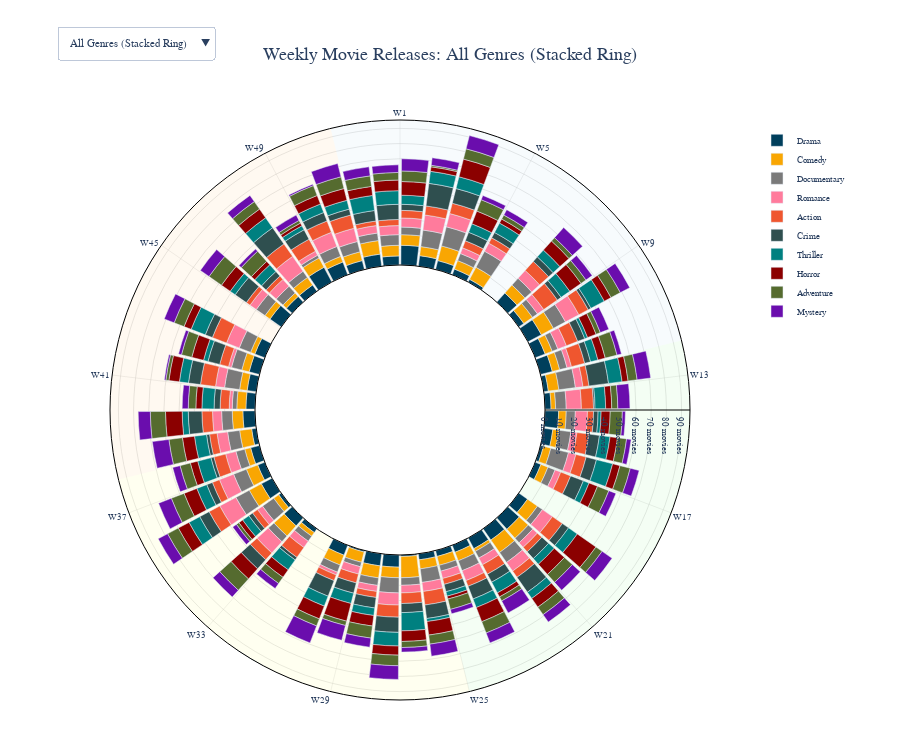

Notebook code for this chart:
### Code cell
import pandas as pd
import numpy as np
import plotly.graph_objects as go
import plotly.express as px

# --- Configuration ---
try:
    from plot_style import MOVIE_GENRES, GENRE_COLOR_MAP
except ImportError:
    print("Warning: plot_style.py not found. Using fallback definitions.")
    MOVIE_GENRES = ['Drama', 'Comedy', 'Documentary', 'Romance', 'Action', 'Crime', 'Thriller', 'Horror', 'Adventure', 'Mystery']
    _COLORS_HEX_FALLBACK = ['#003f5c', '#f9a602', '#7a7a7a', '#ff7b9c', '#ef562f', '#2f4f4f', '#008080', '#8b0000', '#556b2f', '#6a0dad']
    if len(MOVIE_GENRES) > len(_COLORS_HEX_FALLBACK): _COLORS_HEX_FALLBACK = px.colors.qualitative.Plotly[:len(MOVIE_GENRES)]
    GENRE_COLOR_MAP = dict(zip(MOVIE_GENRES, _COLORS_HEX_FALLBACK[:len(MOVIE_GENRES)]))

# --- Constants ---
N_WEEKS = 52
DEGREES_PER_WEEK = 360.0 / N_WEEKS
COMBINED_VIEW_LABEL = "All Genres (Stacked Ring)"
POLAR_HOLE_FRACTION = 0.5 # << Increase this for a larger inner hole (e.g., 0.5 to 0.75)

# --- Season Definitions ---
SEASONS = [
    {"name": "Winter", "start_week": 51, "end_week": N_WEEKS, "color": "rgba(173, 216, 230, 0.1)"}, # Made more transparent
    {"name": "Winter", "start_week": 1, "end_week": 11, "color": "rgba(173, 216, 230, 0.1)"},
    {"name": "Spring", "start_week": 12, "end_week": 24, "color": "rgba(144, 238, 144, 0.1)"},
    {"name": "Summer", "start_week": 25, "end_week": 37, "color": "rgba(255, 255, 153, 0.15)"},
    {"name": "Autumn", "start_week": 38, "end_week": 50, "color": "rgba(255, 192, 122, 0.1)"}
]

# --- Step 1: Load and Prepare Data ---
def create_sample_dataframe():
    num_records = 4000
    all_possible_genres_for_sampling = MOVIE_GENRES + ['Sci-Fi', 'Fantasy', 'Animation', 'Family', 'War', 'Music', 'Biography']
    genres_list = []
    for _ in range(num_records):
        num_genres_for_movie = np.random.choice([1, 2, 3], p=[0.6, 0.3, 0.1])
        selected_genres = np.random.choice(all_possible_genres_for_sampling, num_genres_for_movie, replace=False)
        genres_list.append(", ".join(selected_genres))
    data = {
        'title_id': range(1, num_records + 1), 'genre': genres_list,
        'release_date_full': pd.Series(pd.date_range(start='2022-01-01', end='2023-12-31', freq='D')).sample(num_records, replace=True).values,
    }
    df_temp = pd.DataFrame(data)
    num_na = int(num_records * 0.05)
    na_indices = np.random.choice(df_temp.index, num_na, replace=False)
    df_temp.loc[na_indices, 'release_date_full'] = pd.NaT
    return df_temp

df = create_sample_dataframe()
df['release_date_full'] = pd.to_datetime(df['release_date_full'], errors='coerce')
df.dropna(subset=['release_date_full'], inplace=True)
df['release_week'] = df['release_date_full'].dt.isocalendar().week.astype(int)
df.loc[df['release_week'] > N_WEEKS, 'release_week'] = N_WEEKS

df_exploded = df.assign(genre=df['genre'].astype(str).str.strip().str.split(', ')).explode('genre')
df_exploded['genre'] = df_exploded['genre'].str.strip()
df_focus_genres = df_exploded[df_exploded['genre'].isin(MOVIE_GENRES)].copy()

all_weeks_series = pd.Series(range(1, N_WEEKS + 1), name='release_week')
prepared_data_for_traces = pd.DataFrame()
if not df_focus_genres.empty and MOVIE_GENRES:
    weekly_counts_per_genre = df_focus_genres.groupby(['genre', 'release_week']).size().reset_index(name='movie_count')
    all_genres_weeks_template = pd.MultiIndex.from_product([MOVIE_GENRES, all_weeks_series], names=['genre', 'release_week']).to_frame(index=False)
    prepared_data_for_traces = pd.merge(all_genres_weeks_template, weekly_counts_per_genre, on=['genre', 'release_week'], how='left').fillna({'movie_count': 0})
else: # Create dummy zero data if needed
    temp_list = []
    for g in MOVIE_GENRES:
        for w_val in all_weeks_series:
            temp_list.append({'genre': g, 'release_week': w_val, 'movie_count': 0})
    prepared_data_for_traces = pd.DataFrame(temp_list)

prepared_data_for_traces['movie_count'] = prepared_data_for_traces['movie_count'].astype(int)
prepared_data_for_traces['theta_degrees'] = (prepared_data_for_traces['release_week'] - 0.5) * DEGREES_PER_WEEK

max_r_per_genre = {}
if not prepared_data_for_traces.empty:
    max_r_per_genre = prepared_data_for_traces.groupby('genre')['movie_count'].max().to_dict()
for g in MOVIE_GENRES:
    if g not in max_r_per_genre: max_r_per_genre[g] = 0

max_r_combined = 0
if not prepared_data_for_traces.empty:
    weekly_total_counts = prepared_data_for_traces.groupby('release_week')['movie_count'].sum()
    if not weekly_total_counts.empty: max_r_combined = weekly_total_counts.max()

# --- Step 2: Create the Plotly Figure ---
fig = go.Figure()
# The radialaxis.range will be [0, max_bar_length].
# The '0' of this range corresponds to the edge of the hole.
initial_max_bar_length = max(10, max_r_combined) # Max length of bars extending from hole
initial_radial_axis_range = [0, initial_max_bar_length * 1.05]


# --- 2.1 Add Seasonal Background Traces ---
# For ring plots, seasonal backgrounds can be tricky.
# Option 1: Full radial sectors (as before, but visually different with hole)
# Option 2: Thin rings at specific radii (more complex)
# Let's stick with Option 1, understanding they will also start from the hole's edge.
# Their `r` value will be the max bar length, so they fill the data area.
for season in SEASONS:
    start_w, end_w = season["start_week"], season["end_week"]
    num_season_weeks = end_w - start_w + 1
    season_theta_center = ((start_w - 1) + num_season_weeks / 2.0) * DEGREES_PER_WEEK
    fig.add_trace(go.Barpolar(
        r=[initial_radial_axis_range[1]], # Fill up to the max of the data area from hole
        theta=[season_theta_center],
        width=[num_season_weeks * DEGREES_PER_WEEK],
        marker_color=season["color"], marker_line_width=0,
        thetaunit="degrees", name=season["name"], hoverinfo='skip', showlegend=False
    ))

# --- 2.2 Add Traces for "Combined Stacked" View AND Individual Genre Views ---
for genre in MOVIE_GENRES:
    genre_data = prepared_data_for_traces[prepared_data_for_traces['genre'] == genre]
    fig.add_trace(go.Barpolar(
        r=genre_data['movie_count'], # These are the actual bar lengths
        theta=genre_data['theta_degrees'],
        width=[DEGREES_PER_WEEK * 0.9] * len(genre_data),
        thetaunit="degrees", name=genre,
        marker_color=GENRE_COLOR_MAP.get(genre, '#CCCCCC'),
        customdata=np.stack((genre_data['release_week'], genre_data['movie_count']), axis=-1),
        hovertemplate=(f"<b>{genre}</b><br>Week: %{{customdata[0]}}<br>Movies: %{{customdata[1]}}<extra></extra>"),
        visible=True
    ))

# --- Step 3: Create Dropdown Menu for View Selection ---
dropdown_options = [COMBINED_VIEW_LABEL] + MOVIE_GENRES
buttons = []
num_season_traces = len(SEASONS)
num_genre_traces = len(MOVIE_GENRES)

for i, option_label in enumerate(dropdown_options):
    visibility_mask_for_genres = [False] * num_genre_traces
    new_max_bar_length = 10 # Default small length
    current_title_suffix = option_label

    if option_label == COMBINED_VIEW_LABEL:
        visibility_mask_for_genres = [True] * num_genre_traces
        new_max_bar_length = max(10, max_r_combined)
        current_title_suffix = "All Genres (Stacked Ring)"
    else:
        genre_index = MOVIE_GENRES.index(option_label)
        visibility_mask_for_genres[genre_index] = True
        genre_max_r = max_r_per_genre.get(option_label, 0)
        new_max_bar_length = max(10, genre_max_r)

    new_radial_range_for_bars = [0, new_max_bar_length * 1.05]
    full_visibility_mask = [True] * num_season_traces + visibility_mask_for_genres
    
    # Dynamic update for seasonal trace 'r' values to match current data scale
    seasonal_r_updates = {}
    for s_idx in range(num_season_traces):
        seasonal_r_updates[f'r[{s_idx}]'] = [[new_radial_range_for_bars[1]]] # Note: r needs to be a list

    buttons.append(dict(
        label=option_label,
        method="update",
        args=[
            {
                "visible": full_visibility_mask,
                **seasonal_r_updates # Add the 'r' updates for seasonal traces
            },
            {
                "title.text": f"Weekly Movie Releases: {current_title_suffix}",
                "polar.radialaxis.range": new_radial_range_for_bars,
            }
        ]
    ))

fig.update_layout(
    barmode='stack',
    updatemenus=[
        dict(
            buttons=buttons, direction="down", pad={"r": 10, "t": 10}, showactive=True,
            x=0.01, xanchor="left", y=1.18, yanchor="top", active=0, font=dict(size=11)
        )
    ]
)

# --- Step 4: Style the Plot ---
initial_title = f"Weekly Movie Releases: {COMBINED_VIEW_LABEL}"
tick_weeks = list(range(1, N_WEEKS + 1, 4))
angular_tickvals = [(w - 1) * DEGREES_PER_WEEK for w in tick_weeks]
angular_ticktext = [f"W{w}" for w in tick_weeks]

fig.update_layout(
    title_text=initial_title, title_x=0.5, title_font_size=18,
    font_family="Arial, sans-serif", font_size=10,
    polar=dict(
        hole=POLAR_HOLE_FRACTION, # <<< SET THE HOLE SIZE HERE
        radialaxis=dict(
            visible=True, showticklabels=True, ticksuffix=' movies',
            range=initial_radial_axis_range, # This range is for the bar lengths from the hole's edge
            gridcolor="#cccccc", gridwidth=0.5, linecolor='black',
            angle=0, tickfont_size=9,
            # tickmode='linear', # Or auto, might give better ticks for this style
            # nticks=5 # Suggest number of ticks
        ),
        angularaxis=dict(
            thetaunit="degrees", tickmode='array',
            tickvals=angular_tickvals, ticktext=angular_ticktext,
            direction="clockwise", rotation=90, period=360,
            gridcolor="#dddddd", gridwidth=0.5, showline=True, linecolor='black',
            tickfont_size=9
        ),
        bgcolor="rgba(255,255,255,0.0)" # Make polar area transparent to see paper_bgcolor
    ),
    showlegend=True,
    legend=dict(traceorder='normal', font=dict(size=9), yanchor="top", y=0.99, xanchor="left", x=1.01),
    height=750, width=900,
    paper_bgcolor='white', # Main background
    # plot_bgcolor='rgba(0,0,0,0)', # Ensure plot area itself is transparent if polar.bgcolor is also transparent
    margin=dict(t=120, b=50, l=50, r=150)
)

fig.update_traces(selector=dict(type='barpolar'), hoverlabel=dict(
    bgcolor="rgba(255,255,255,0.95)", font_size=12,
    font_family="Arial, sans-serif", bordercolor="rgba(100,100,100,0.5)"
))

# --- Step 5: Show the Plot ---
fig.show()

### Figure 1 — Plotly figure (JSON) as saved in the notebook; plotly's stock layout.template omitted (floating-point values rounded to 4 significant figures)
{"data": [{"hoverinfo": "skip", "hoverlabel": {"bgcolor": "rgba(255,255,255,0.95)", "bordercolor": "rgba(100,100,100,0.5)", "font": {"family": "Arial, sans-serif", "size": 12}}, "marker": {"color": "rgba(173, 216, 230, 0.1)", "line": {"width": 0}}, "name": "Winter", "r": [95.55], "showlegend": false, "theta": [353.1], "thetaunit": "degrees", "type": "barpolar", "width": [13.85]}, {"hoverinfo": "skip", "hoverlabel": {"bgcolor": "rgba(255,255,255,0.95)", "bordercolor": "rgba(100,100,100,0.5)", "font": {"family": "Arial, sans-serif", "size": 12}}, "marker": {"color": "rgba(173, 216, 230, 0.1)", "line": {"width": 0}}, "name": "Winter", "r": [95.55], "showlegend": false, "theta": [38.08], "thetaunit": "degrees", "type": "barpolar", "width": [76.15]}, {"hoverinfo": "skip", "hoverlabel": {"bgcolor": "rgba(255,255,255,0.95)", "bordercolor": "rgba(100,100,100,0.5)", "font": {"family": "Arial, sans-serif", "size": 12}}, "marker": {"color": "rgba(144, 238, 144, 0.1)", "line": {"width": 0}}, "name": "Spring", "r": [95.55], "showlegend": false, "theta": [121.2], "thetaunit": "degrees", "type": "barpolar", "width": [90]}, {"hoverinfo": "skip", "hoverlabel": {"bgcolor": "rgba(255,255,255,0.95)", "bordercolor": "rgba(100,100,100,0.5)", "font": {"family": "Arial, sans-serif", "size": 12}}, "marker": {"color": "rgba(255, 255, 153, 0.15)", "line": {"width": 0}}, "name": "Summer", "r": [95.55], "showlegend": false, "theta": [211.2], "thetaunit": "degrees", "type": "barpolar", "width": [90]}, {"hoverinfo": "skip", "hoverlabel": {"bgcolor": "rgba(255,255,255,0.95)", "bordercolor": "rgba(100,100,100,0.5)", "font": {"family": "Arial, sans-serif", "size": 12}}, "marker": {"color": "rgba(255, 192, 122, 0.1)", "line": {"width": 0}}, "name": "Autumn", "r": [95.55], "showlegend": false, "theta": [301.2], "thetaunit": "degrees", "type": "barpolar", "width": [90]}, {"customdata": [[1, 13], [2, 7], [3, 6], [4, 4], [5, 2], [6, 7], [7, 8], [8, 4], [9, 10], [10, 7], [11, 8], [12, 3], [13, 4], [14, 9], [15, 6], [16, 2], [17, 4], [18, 5], [19, 7], [20, 10], [21, 9], [22, 8], [23, 5], [24, 4], [25, 4], [26, 1], [27, 8], [28, 8], [29, 1], [30, 7], [31, 5], [32, 3], [33, 7], [34, 2], [35, 8], [36, 5], [37, 6], [38, 3], [39, 8], [40, 6], [41, 6], [42, 7], [43, 7], [44, 8], [45, 9], [46, 5], [47, 5], [48, 11], [49, 9], [50, 6], [51, 8], [52, 6]], "hoverlabel": {"bgcolor": "rgba(255,255,255,0.95)", "bordercolor": "rgba(100,100,100,0.5)", "font": {"family": "Arial, sans-serif", "size": 12}}, "hovertemplate": "<b>Drama</b><br>Week: %{customdata[0]}<br>Movies: %{customdata[1]}<extra></extra>", "marker": {"color": "#003f5c"}, "name": "Drama", "r": [13, 7, 6, 4, 2, 7, 8, 4, 10, 7, 8, 3, 4, 9, 6, 2, 4, 5, 7, 10, 9, 8, 5, 4, 4, 1, 8, 8, 1, 7, 5, 3, 7, 2, 8, 5, 6, 3, 8, 6, 6, 7, 7, 8, 9, 5, 5, 11, 9, 6, 8, 6], "theta": [3.462, 10.38, 17.31, 24.23, 31.15, 38.08, 45, 51.92, 58.85, 65.77, 72.69, 79.62, 86.54, 93.46, 100.4, 107.3, 114.2, 121.2, 128.1, 135, 141.9, 148.8, 155.8, 162.7, 169.6, 176.5, 183.5, 190.4, 197.3, 204.2, 211.2, 218.1, 225, 231.9, 238.8, 245.8, 252.7, 259.6, 266.5, 273.5, 280.4, 287.3, 294.2, 301.2, 308.1, 315, 321.9, 328.8, 335.8, 342.7, 349.6, 356.5], "thetaunit": "degrees", "type": "barpolar", "visible": true, "width": [6.231, 6.231, 6.231, 6.231, 6.231, 6.231, 6.231, 6.231, 6.231, 6.231, 6.231, 6.231, 6.231, 6.231, 6.231, 6.231, 6.231, 6.231, 6.231, 6.231, 6.231, 6.231, 6.231, 6.231, 6.231, 6.231, 6.231, 6.231, 6.231, 6.231, 6.231, 6.231, 6.231, 6.231, 6.231, 6.231, 6.231, 6.231, 6.231, 6.231, 6.231, 6.231, 6.231, 6.231, 6.231, 6.231, 6.231, 6.231, 6.231, 6.231, 6.231, 6.231]}, {"customdata": [[1, 7], [2, 6], [3, 10], [4, 6], [5, 9], [6, 13], [7, 7], [8, 7], [9, 9], [10, 5], [11, 5], [12, 7], [13, 3], [14, 5], [15, 4], [16, 5], [17, 5], [18, 4], [19, 8], [20, 8], [21, 10], [22, 2], [23, 6], [24, 6], [25, 6], [26, 14], [27, 7], [28, 8], [29, 7], [30, 7], [31, 5], [32, 3], [33, 9], [34, 4], [35, 9], [36, 8], [37, 4], [38, 8], [39, 7], [40, 6], [41, 5], [42, 5], [43, 3], [44, 5], [45, 4], [46, 3], [47, 6], [48, 7], [49, 4], [50, 6], [51, 9], [52, 7]], "hoverlabel": {"bgcolor": "rgba(255,255,255,0.95)", "bordercolor": "rgba(100,100,100,0.5)", "font": {"family": "Arial, sans-serif", "size": 12}}, "hovertemplate": "<b>Comedy</b><br>Week: %{customdata[0]}<br>Movies: %{customdata[1]}<extra></extra>", "marker": {"color": "#f9a602"}, "name": "Comedy", "r": [7, 6, 10, 6, 9, 13, 7, 7, 9, 5, 5, 7, 3, 5, 4, 5, 5, 4, 8, 8, 10, 2, 6, 6, 6, 14, 7, 8, 7, 7, 5, 3, 9, 4, 9, 8, 4, 8, 7, 6, 5, 5, 3, 5, 4, 3, 6, 7, 4, 6, 9, 7], "theta": [3.462, 10.38, 17.31, 24.23, 31.15, 38.08, 45, 51.92, 58.85, 65.77, 72.69, 79.62, 86.54, 93.46, 100.4, 107.3, 114.2, 121.2, 128.1, 135, 141.9, 148.8, 155.8, 162.7, 169.6, 176.5, 183.5, 190.4, 197.3, 204.2, 211.2, 218.1, 225, 231.9, 238.8, 245.8, 252.7, 259.6, 266.5, 273.5, 280.4, 287.3, 294.2, 301.2, 308.1, 315, 321.9, 328.8, 335.8, 342.7, 349.6, 356.5], "thetaunit": "degrees", "type": "barpolar", "visible": true, "width": [6.231, 6.231, 6.231, 6.231, 6.231, 6.231, 6.231, 6.231, 6.231, 6.231, 6.231, 6.231, 6.231, 6.231, 6.231, 6.231, 6.231, 6.231, 6.231, 6.231, 6.231, 6.231, 6.231, 6.231, 6.231, 6.231, 6.231, 6.231, 6.231, 6.231, 6.231, 6.231, 6.231, 6.231, 6.231, 6.231, 6.231, 6.231, 6.231, 6.231, 6.231, 6.231, 6.231, 6.231, 6.231, 6.231, 6.231, 6.231, 6.231, 6.231, 6.231, 6.231]}, {"customdata": [[1, 5], [2, 11], [3, 13], [4, 5], [5, 12], [6, 5], [7, 6], [8, 4], [9, 9], [10, 4], [11, 5], [12, 11], [13, 7], [14, 6], [15, 8], [16, 12], [17, 5], [18, 4], [19, 4], [20, 4], [21, 8], [22, 5], [23, 7], [24, 4], [25, 9], [26, 5], [27, 10], [28, 5], [29, 3], [30, 5], [31, 6], [32, 4], [33, 5], [34, 9], [35, 10], [36, 9], [37, 6], [38, 8], [39, 7], [40, 3], [41, 10], [42, 7], [43, 8], [44, 5], [45, 7], [46, 6], [47, 5], [48, 2], [49, 7], [50, 7], [51, 5], [52, 7]], "hoverlabel": {"bgcolor": "rgba(255,255,255,0.95)", "bordercolor": "rgba(100,100,100,0.5)", "font": {"family": "Arial, sans-serif", "size": 12}}, "hovertemplate": "<b>Documentary</b><br>Week: %{customdata[0]}<br>Movies: %{customdata[1]}<extra></extra>", "marker": {"color": "#7a7a7a"}, "name": "Documentary", "r": [5, 11, 13, 5, 12, 5, 6, 4, 9, 4, 5, 11, 7, 6, 8, 12, 5, 4, 4, 4, 8, 5, 7, 4, 9, 5, 10, 5, 3, 5, 6, 4, 5, 9, 10, 9, 6, 8, 7, 3, 10, 7, 8, 5, 7, 6, 5, 2, 7, 7, 5, 7], "theta": [3.462, 10.38, 17.31, 24.23, 31.15, 38.08, 45, 51.92, 58.85, 65.77, 72.69, 79.62, 86.54, 93.46, 100.4, 107.3, 114.2, 121.2, 128.1, 135, 141.9, 148.8, 155.8, 162.7, 169.6, 176.5, 183.5, 190.4, 197.3, 204.2, 211.2, 218.1, 225, 231.9, 238.8, 245.8, 252.7, 259.6, 266.5, 273.5, 280.4, 287.3, 294.2, 301.2, 308.1, 315, 321.9, 328.8, 335.8, 342.7, 349.6, 356.5], "thetaunit": "degrees", "type": "barpolar", "visible": true, "width": [6.231, 6.231, 6.231, 6.231, 6.231, 6.231, 6.231, 6.231, 6.231, 6.231, 6.231, 6.231, 6.231, 6.231, 6.231, 6.231, 6.231, 6.231, 6.231, 6.231, 6.231, 6.231, 6.231, 6.231, 6.231, 6.231, 6.231, 6.231, 6.231, 6.231, 6.231, 6.231, 6.231, 6.231, 6.231, 6.231, 6.231, 6.231, 6.231, 6.231, 6.231, 6.231, 6.231, 6.231, 6.231, 6.231, 6.231, 6.231, 6.231, 6.231, 6.231, 6.231]}, {"customdata": [[1, 6], [2, 10], [3, 9], [4, 4], [5, 6], [6, 6], [7, 7], [8, 5], [9, 10], [10, 6], [11, 3], [12, 5], [13, 10], [14, 8], [15, 4], [16, 5], [17, 4], [18, 5], [19, 8], [20, 4], [21, 7], [22, 5], [23, 7], [24, 5], [25, 6], [26, 5], [27, 8], [28, 4], [29, 5], [30, 2], [31, 10], [32, 5], [33, 10], [34, 4], [35, 12], [36, 10], [37, 7], [38, 7], [39, 6], [40, 2], [41, 6], [42, 2], [43, 9], [44, 5], [45, 5], [46, 6], [47, 12], [48, 3], [49, 10], [50, 9], [51, 5], [52, 6]], "hoverlabel": {"bgcolor": "rgba(255,255,255,0.95)", "bordercolor": "rgba(100,100,100,0.5)", "font": {"family": "Arial, sans-serif", "size": 12}}, "hovertemplate": "<b>Romance</b><br>Week: %{customdata[0]}<br>Movies: %{customdata[1]}<extra></extra>", "marker": {"color": "#ff7b9c"}, "name": "Romance", "r": [6, 10, 9, 4, 6, 6, 7, 5, 10, 6, 3, 5, 10, 8, 4, 5, 4, 5, 8, 4, 7, 5, 7, 5, 6, 5, 8, 4, 5, 2, 10, 5, 10, 4, 12, 10, 7, 7, 6, 2, 6, 2, 9, 5, 5, 6, 12, 3, 10, 9, 5, 6], "theta": [3.462, 10.38, 17.31, 24.23, 31.15, 38.08, 45, 51.92, 58.85, 65.77, 72.69, 79.62, 86.54, 93.46, 100.4, 107.3, 114.2, 121.2, 128.1, 135, 141.9, 148.8, 155.8, 162.7, 169.6, 176.5, 183.5, 190.4, 197.3, 204.2, 211.2, 218.1, 225, 231.9, 238.8, 245.8, 252.7, 259.6, 266.5, 273.5, 280.4, 287.3, 294.2, 301.2, 308.1, 315, 321.9, 328.8, 335.8, 342.7, 349.6, 356.5], "thetaunit": "degrees", "type": "barpolar", "visible": true, "width": [6.231, 6.231, 6.231, 6.231, 6.231, 6.231, 6.231, 6.231, 6.231, 6.231, 6.231, 6.231, 6.231, 6.231, 6.231, 6.231, 6.231, 6.231, 6.231, 6.231, 6.231, 6.231, 6.231, 6.231, 6.231, 6.231, 6.231, 6.231, 6.231, 6.231, 6.231, 6.231, 6.231, 6.231, 6.231, 6.231, 6.231, 6.231, 6.231, 6.231, 6.231, 6.231, 6.231, 6.231, 6.231, 6.231, 6.231, 6.231, 6.231, 6.231, 6.231, 6.231]}, {"customdata": [[1, 5], [2, 6], [3, 7], [4, 5], [5, 4], [6, 6], [7, 8], [8, 11], [9, 7], [10, 8], [11, 9], [12, 4], [13, 8], [14, 4], [15, 8], [16, 7], [17, 7], [18, 8], [19, 8], [20, 4], [21, 5], [22, 7], [23, 4], [24, 4], [25, 9], [26, 7], [27, 8], [28, 4], [29, 6], [30, 4], [31, 8], [32, 8], [33, 6], [34, 4], [35, 8], [36, 5], [37, 8], [38, 5], [39, 7], [40, 6], [41, 10], [42, 6], [43, 10], [44, 5], [45, 3], [46, 3], [47, 10], [48, 9], [49, 8], [50, 9], [51, 3], [52, 4]], "hoverlabel": {"bgcolor": "rgba(255,255,255,0.95)", "bordercolor": "rgba(100,100,100,0.5)", "font": {"family": "Arial, sans-serif", "size": 12}}, "hovertemplate": "<b>Action</b><br>Week: %{customdata[0]}<br>Movies: %{customdata[1]}<extra></extra>", "marker": {"color": "#ef562f"}, "name": "Action", "r": [5, 6, 7, 5, 4, 6, 8, 11, 7, 8, 9, 4, 8, 4, 8, 7, 7, 8, 8, 4, 5, 7, 4, 4, 9, 7, 8, 4, 6, 4, 8, 8, 6, 4, 8, 5, 8, 5, 7, 6, 10, 6, 10, 5, 3, 3, 10, 9, 8, 9, 3, 4], "theta": [3.462, 10.38, 17.31, 24.23, 31.15, 38.08, 45, 51.92, 58.85, 65.77, 72.69, 79.62, 86.54, 93.46, 100.4, 107.3, 114.2, 121.2, 128.1, 135, 141.9, 148.8, 155.8, 162.7, 169.6, 176.5, 183.5, 190.4, 197.3, 204.2, 211.2, 218.1, 225, 231.9, 238.8, 245.8, 252.7, 259.6, 266.5, 273.5, 280.4, 287.3, 294.2, 301.2, 308.1, 315, 321.9, 328.8, 335.8, 342.7, 349.6, 356.5], "thetaunit": "degrees", "type": "barpolar", "visible": true, "width": [6.231, 6.231, 6.231, 6.231, 6.231, 6.231, 6.231, 6.231, 6.231, 6.231, 6.231, 6.231, 6.231, 6.231, 6.231, 6.231, 6.231, 6.231, 6.231, 6.231, 6.231, 6.231, 6.231, 6.231, 6.231, 6.231, 6.231, 6.231, 6.231, 6.231, 6.231, 6.231, 6.231, 6.231, 6.231, 6.231, 6.231, 6.231, 6.231, 6.231, 6.231, 6.231, 6.231, 6.231, 6.231, 6.231, 6.231, 6.231, 6.231, 6.231, 6.231, 6.231]}, {"customdata": [[1, 4], [2, 15], [3, 10], [4, 6], [5, 4], [6, 4], [7, 4], [8, 3], [9, 2], [10, 5], [11, 4], [12, 13], [13, 1], [14, 3], [15, 7], [16, 7], [17, 9], [18, 7], [19, 5], [20, 6], [21, 12], [22, 6], [23, 9], [24, 5], [25, 9], [26, 6], [27, 10], [28, 7], [29, 7], [30, 11], [31, 6], [32, 2], [33, 8], [34, 3], [35, 7], [36, 4], [37, 2], [38, 2], [39, 9], [40, 4], [41, 8], [42, 8], [43, 5], [44, 3], [45, 9], [46, 4], [47, 13], [48, 7], [49, 6], [50, 4], [51, 7], [52, 10]], "hoverlabel": {"bgcolor": "rgba(255,255,255,0.95)", "bordercolor": "rgba(100,100,100,0.5)", "font": {"family": "Arial, sans-serif", "size": 12}}, "hovertemplate": "<b>Crime</b><br>Week: %{customdata[0]}<br>Movies: %{customdata[1]}<extra></extra>", "marker": {"color": "#2f4f4f"}, "name": "Crime", "r": [4, 15, 10, 6, 4, 4, 4, 3, 2, 5, 4, 13, 1, 3, 7, 7, 9, 7, 5, 6, 12, 6, 9, 5, 9, 6, 10, 7, 7, 11, 6, 2, 8, 3, 7, 4, 2, 2, 9, 4, 8, 8, 5, 3, 9, 4, 13, 7, 6, 4, 7, 10], "theta": [3.462, 10.38, 17.31, 24.23, 31.15, 38.08, 45, 51.92, 58.85, 65.77, 72.69, 79.62, 86.54, 93.46, 100.4, 107.3, 114.2, 121.2, 128.1, 135, 141.9, 148.8, 155.8, 162.7, 169.6, 176.5, 183.5, 190.4, 197.3, 204.2, 211.2, 218.1, 225, 231.9, 238.8, 245.8, 252.7, 259.6, 266.5, 273.5, 280.4, 287.3, 294.2, 301.2, 308.1, 315, 321.9, 328.8, 335.8, 342.7, 349.6, 356.5], "thetaunit": "degrees", "type": "barpolar", "visible": true, "width": [6.231, 6.231, 6.231, 6.231, 6.231, 6.231, 6.231, 6.231, 6.231, 6.231, 6.231, 6.231, 6.231, 6.231, 6.231, 6.231, 6.231, 6.231, 6.231, 6.231, 6.231, 6.231, 6.231, 6.231, 6.231, 6.231, 6.231, 6.231, 6.231, 6.231, 6.231, 6.231, 6.231, 6.231, 6.231, 6.231, 6.231, 6.231, 6.231, 6.231, 6.231, 6.231, 6.231, 6.231, 6.231, 6.231, 6.231, 6.231, 6.231, 6.231, 6.231, 6.231]}, {"customdata": [[1, 6], [2, 8], [3, 8], [4, 6], [5, 7], [6, 4], [7, 6], [8, 7], [9, 10], [10, 2], [11, 5], [12, 9], [13, 7], [14, 2], [15, 7], [16, 11], [17, 4], [18, 6], [19, 7], [20, 5], [21, 5], [22, 8], [23, 6], [24, 3], [25, 2], [26, 12], [27, 9], [28, 5], [29, 7], [30, 7], [31, 10], [32, 8], [33, 0], [34, 5], [35, 8], [36, 7], [37, 9], [38, 8], [39, 4], [40, 8], [41, 6], [42, 3], [43, 10], [44, 5], [45, 4], [46, 6], [47, 8], [48, 3], [49, 6], [50, 6], [51, 10], [52, 9]], "hoverlabel": {"bgcolor": "rgba(255,255,255,0.95)", "bordercolor": "rgba(100,100,100,0.5)", "font": {"family": "Arial, sans-serif", "size": 12}}, "hovertemplate": "<b>Thriller</b><br>Week: %{customdata[0]}<br>Movies: %{customdata[1]}<extra></extra>", "marker": {"color": "#008080"}, "name": "Thriller", "r": [6, 8, 8, 6, 7, 4, 6, 7, 10, 2, 5, 9, 7, 2, 7, 11, 4, 6, 7, 5, 5, 8, 6, 3, 2, 12, 9, 5, 7, 7, 10, 8, 0, 5, 8, 7, 9, 8, 4, 8, 6, 3, 10, 5, 4, 6, 8, 3, 6, 6, 10, 9], "theta": [3.462, 10.38, 17.31, 24.23, 31.15, 38.08, 45, 51.92, 58.85, 65.77, 72.69, 79.62, 86.54, 93.46, 100.4, 107.3, 114.2, 121.2, 128.1, 135, 141.9, 148.8, 155.8, 162.7, 169.6, 176.5, 183.5, 190.4, 197.3, 204.2, 211.2, 218.1, 225, 231.9, 238.8, 245.8, 252.7, 259.6, 266.5, 273.5, 280.4, 287.3, 294.2, 301.2, 308.1, 315, 321.9, 328.8, 335.8, 342.7, 349.6, 356.5], "thetaunit": "degrees", "type": "barpolar", "visible": true, "width": [6.231, 6.231, 6.231, 6.231, 6.231, 6.231, 6.231, 6.231, 6.231, 6.231, 6.231, 6.231, 6.231, 6.231, 6.231, 6.231, 6.231, 6.231, 6.231, 6.231, 6.231, 6.231, 6.231, 6.231, 6.231, 6.231, 6.231, 6.231, 6.231, 6.231, 6.231, 6.231, 6.231, 6.231, 6.231, 6.231, 6.231, 6.231, 6.231, 6.231, 6.231, 6.231, 6.231, 6.231, 6.231, 6.231, 6.231, 6.231, 6.231, 6.231, 6.231, 6.231]}, {"customdata": [[1, 9], [2, 3], [3, 12], [4, 9], [5, 3], [6, 9], [7, 8], [8, 9], [9, 5], [10, 6], [11, 5], [12, 4], [13, 4], [14, 6], [15, 5], [16, 5], [17, 6], [18, 4], [19, 15], [20, 9], [21, 7], [22, 3], [23, 10], [24, 2], [25, 9], [26, 7], [27, 6], [28, 7], [29, 12], [30, 9], [31, 8], [32, 6], [33, 9], [34, 3], [35, 8], [36, 9], [37, 5], [38, 8], [39, 11], [40, 4], [41, 7], [42, 8], [43, 5], [44, 6], [45, 7], [46, 3], [47, 7], [48, 2], [49, 6], [50, 8], [51, 6], [52, 7]], "hoverlabel": {"bgcolor": "rgba(255,255,255,0.95)", "bordercolor": "rgba(100,100,100,0.5)", "font": {"family": "Arial, sans-serif", "size": 12}}, "hovertemplate": "<b>Horror</b><br>Week: %{customdata[0]}<br>Movies: %{customdata[1]}<extra></extra>", "marker": {"color": "#8b0000"}, "name": "Horror", "r": [9, 3, 12, 9, 3, 9, 8, 9, 5, 6, 5, 4, 4, 6, 5, 5, 6, 4, 15, 9, 7, 3, 10, 2, 9, 7, 6, 7, 12, 9, 8, 6, 9, 3, 8, 9, 5, 8, 11, 4, 7, 8, 5, 6, 7, 3, 7, 2, 6, 8, 6, 7], "theta": [3.462, 10.38, 17.31, 24.23, 31.15, 38.08, 45, 51.92, 58.85, 65.77, 72.69, 79.62, 86.54, 93.46, 100.4, 107.3, 114.2, 121.2, 128.1, 135, 141.9, 148.8, 155.8, 162.7, 169.6, 176.5, 183.5, 190.4, 197.3, 204.2, 211.2, 218.1, 225, 231.9, 238.8, 245.8, 252.7, 259.6, 266.5, 273.5, 280.4, 287.3, 294.2, 301.2, 308.1, 315, 321.9, 328.8, 335.8, 342.7, 349.6, 356.5], "thetaunit": "degrees", "type": "barpolar", "visible": true, "width": [6.231, 6.231, 6.231, 6.231, 6.231, 6.231, 6.231, 6.231, 6.231, 6.231, 6.231, 6.231, 6.231, 6.231, 6.231, 6.231, 6.231, 6.231, 6.231, 6.231, 6.231, 6.231, 6.231, 6.231, 6.231, 6.231, 6.231, 6.231, 6.231, 6.231, 6.231, 6.231, 6.231, 6.231, 6.231, 6.231, 6.231, 6.231, 6.231, 6.231, 6.231, 6.231, 6.231, 6.231, 6.231, 6.231, 6.231, 6.231, 6.231, 6.231, 6.231, 6.231]}, {"customdata": [[1, 7], [2, 1], [3, 7], [4, 8], [5, 3], [6, 4], [7, 3], [8, 4], [9, 7], [10, 3], [11, 8], [12, 6], [13, 4], [14, 8], [15, 6], [16, 7], [17, 8], [18, 4], [19, 5], [20, 7], [21, 6], [22, 3], [23, 8], [24, 7], [25, 6], [26, 4], [27, 7], [28, 8], [29, 3], [30, 5], [31, 5], [32, 5], [33, 10], [34, 2], [35, 8], [36, 9], [37, 7], [38, 9], [39, 10], [40, 5], [41, 2], [42, 7], [43, 7], [44, 5], [45, 10], [46, 9], [47, 6], [48, 2], [49, 7], [50, 8], [51, 7], [52, 5]], "hoverlabel": {"bgcolor": "rgba(255,255,255,0.95)", "bordercolor": "rgba(100,100,100,0.5)", "font": {"family": "Arial, sans-serif", "size": 12}}, "hovertemplate": "<b>Adventure</b><br>Week: %{customdata[0]}<br>Movies: %{customdata[1]}<extra></extra>", "marker": {"color": "#556b2f"}, "name": "Adventure", "r": [7, 1, 7, 8, 3, 4, 3, 4, 7, 3, 8, 6, 4, 8, 6, 7, 8, 4, 5, 7, 6, 3, 8, 7, 6, 4, 7, 8, 3, 5, 5, 5, 10, 2, 8, 9, 7, 9, 10, 5, 2, 7, 7, 5, 10, 9, 6, 2, 7, 8, 7, 5], "theta": [3.462, 10.38, 17.31, 24.23, 31.15, 38.08, 45, 51.92, 58.85, 65.77, 72.69, 79.62, 86.54, 93.46, 100.4, 107.3, 114.2, 121.2, 128.1, 135, 141.9, 148.8, 155.8, 162.7, 169.6, 176.5, 183.5, 190.4, 197.3, 204.2, 211.2, 218.1, 225, 231.9, 238.8, 245.8, 252.7, 259.6, 266.5, 273.5, 280.4, 287.3, 294.2, 301.2, 308.1, 315, 321.9, 328.8, 335.8, 342.7, 349.6, 356.5], "thetaunit": "degrees", "type": "barpolar", "visible": true, "width": [6.231, 6.231, 6.231, 6.231, 6.231, 6.231, 6.231, 6.231, 6.231, 6.231, 6.231, 6.231, 6.231, 6.231, 6.231, 6.231, 6.231, 6.231, 6.231, 6.231, 6.231, 6.231, 6.231, 6.231, 6.231, 6.231, 6.231, 6.231, 6.231, 6.231, 6.231, 6.231, 6.231, 6.231, 6.231, 6.231, 6.231, 6.231, 6.231, 6.231, 6.231, 6.231, 6.231, 6.231, 6.231, 6.231, 6.231, 6.231, 6.231, 6.231, 6.231, 6.231]}, {"customdata": [[1, 8], [2, 5], [3, 9], [4, 3], [5, 4], [6, 7], [7, 9], [8, 5], [9, 7], [10, 6], [11, 3], [12, 9], [13, 8], [14, 2], [15, 3], [16, 6], [17, 5], [18, 8], [19, 8], [20, 7], [21, 6], [22, 9], [23, 7], [24, 3], [25, 8], [26, 3], [27, 9], [28, 6], [29, 10], [30, 12], [31, 11], [32, 4], [33, 6], [34, 3], [35, 7], [36, 9], [37, 5], [38, 11], [39, 8], [40, 4], [41, 1], [42, 2], [43, 7], [44, 8], [45, 7], [46, 2], [47, 5], [48, 4], [49, 1], [50, 9], [51, 6], [52, 5]], "hoverlabel": {"bgcolor": "rgba(255,255,255,0.95)", "bordercolor": "rgba(100,100,100,0.5)", "font": {"family": "Arial, sans-serif", "size": 12}}, "hovertemplate": "<b>Mystery</b><br>Week: %{customdata[0]}<br>Movies: %{customdata[1]}<extra></extra>", "marker": {"color": "#6a0dad"}, "name": "Mystery", "r": [8, 5, 9, 3, 4, 7, 9, 5, 7, 6, 3, 9, 8, 2, 3, 6, 5, 8, 8, 7, 6, 9, 7, 3, 8, 3, 9, 6, 10, 12, 11, 4, 6, 3, 7, 9, 5, 11, 8, 4, 1, 2, 7, 8, 7, 2, 5, 4, 1, 9, 6, 5], "theta": [3.462, 10.38, 17.31, 24.23, 31.15, 38.08, 45, 51.92, 58.85, 65.77, 72.69, 79.62, 86.54, 93.46, 100.4, 107.3, 114.2, 121.2, 128.1, 135, 141.9, 148.8, 155.8, 162.7, 169.6, 176.5, 183.5, 190.4, 197.3, 204.2, 211.2, 218.1, 225, 231.9, 238.8, 245.8, 252.7, 259.6, 266.5, 273.5, 280.4, 287.3, 294.2, 301.2, 308.1, 315, 321.9, 328.8, 335.8, 342.7, 349.6, 356.5], "thetaunit": "degrees", "type": "barpolar", "visible": true, "width": [6.231, 6.231, 6.231, 6.231, 6.231, 6.231, 6.231, 6.231, 6.231, 6.231, 6.231, 6.231, 6.231, 6.231, 6.231, 6.231, 6.231, 6.231, 6.231, 6.231, 6.231, 6.231, 6.231, 6.231, 6.231, 6.231, 6.231, 6.231, 6.231, 6.231, 6.231, 6.231, 6.231, 6.231, 6.231, 6.231, 6.231, 6.231, 6.231, 6.231, 6.231, 6.231, 6.231, 6.231, 6.231, 6.231, 6.231, 6.231, 6.231, 6.231, 6.231, 6.231]}], "layout": {"barmode": "stack", "font": {"family": "Arial, sans-serif", "size": 10}, "height": 750, "legend": {"font": {"size": 9}, "traceorder": "normal", "x": 1.01, "xanchor": "left", "y": 0.99, "yanchor": "top"}, "margin": {"b": 50, "l": 50, "r": 150, "t": 120}, "paper_bgcolor": "white", "polar": {"angularaxis": {"direction": "clockwise", "gridcolor": "#dddddd", "gridwidth": 0.5, "linecolor": "black", "period": 360, "rotation": 90, "showline": true, "thetaunit": "degrees", "tickfont": {"size": 9}, "tickmode": "array", "ticktext": ["W1", "W5", "W9", "W13", "W17", "W21", "W25", "W29", "W33", "W37", "W41", "W45", "W49"], "tickvals": [0, 27.69, 55.38, 83.08, 110.8, 138.5, 166.2, 193.8, 221.5, 249.2, 276.9, 304.6, 332.3]}, "bgcolor": "rgba(255,255,255,0.0)", "hole": 0.5, "radialaxis": {"angle": 0, "gridcolor": "#cccccc", "gridwidth": 0.5, "linecolor": "black", "range": [0, 95.55], "showticklabels": true, "tickfont": {"size": 9}, "ticksuffix": " movies", "visible": true}}, "showlegend": true, "title": {"font": {"size": 18}, "text": "Weekly Movie Releases: All Genres (Stacked Ring)", "x": 0.5}, "updatemenus": [{"active": 0, "buttons": [{"args": [{"r[0]": [[95.55]], "r[1]": [[95.55]], "r[2]": [[95.55]], "r[3]": [[95.55]], "r[4]": [[95.55]], "visible": [true, true, true, true, true, true, true, true, true, true, true, true, true, true, true]}, {"polar.radialaxis.range": [0, 95.55], "title.text": "Weekly Movie Releases: All Genres (Stacked Ring)"}], "label": "All Genres (Stacked Ring)", "method": "update"}, {"args": [{"r[0]": [[13.65]], "r[1]": [[13.65]], "r[2]": [[13.65]], "r[3]": [[13.65]], "r[4]": [[13.65]], "visible": [true, true, true, true, true, true, false, false, false, false, false, false, false, false, false]}, {"polar.radialaxis.range": [0, 13.65], "title.text": "Weekly Movie Releases: Drama"}], "label": "Drama", "method": "update"}, {"args": [{"r[0]": [[14.7]], "r[1]": [[14.7]], "r[2]": [[14.7]], "r[3]": [[14.7]], "r[4]": [[14.7]], "visible": [true, true, true, true, true, false, true, false, false, false, false, false, false, false, false]}, {"polar.radialaxis.range": [0, 14.7], "title.text": "Weekly Movie Releases: Comedy"}], "label": "Comedy", "method": "update"}, {"args": [{"r[0]": [[13.65]], "r[1]": [[13.65]], "r[2]": [[13.65]], "r[3]": [[13.65]], "r[4]": [[13.65]], "visible": [true, true, true, true, true, false, false, true, false, false, false, false, false, false, false]}, {"polar.radialaxis.range": [0, 13.65], "title.text": "Weekly Movie Releases: Documentary"}], "label": "Documentary", "method": "update"}, {"args": [{"r[0]": [[12.6]], "r[1]": [[12.6]], "r[2]": [[12.6]], "r[3]": [[12.6]], "r[4]": [[12.6]], "visible": [true, true, true, true, true, false, false, false, true, false, false, false, false, false, false]}, {"polar.radialaxis.range": [0, 12.6], "title.text": "Weekly Movie Releases: Romance"}], "label": "Romance", "method": "update"}, {"args": [{"r[0]": [[11.55]], "r[1]": [[11.55]], "r[2]": [[11.55]], "r[3]": [[11.55]], "r[4]": [[11.55]], "visible": [true, true, true, true, true, false, false, false, false, true, false, false, false, false, false]}, {"polar.radialaxis.range": [0, 11.55], "title.text": "Weekly Movie Releases: Action"}], "label": "Action", "method": "update"}, {"args": [{"r[0]": [[15.75]], "r[1]": [[15.75]], "r[2]": [[15.75]], "r[3]": [[15.75]], "r[4]": [[15.75]], "visible": [true, true, true, true, true, false, false, false, false, false, true, false, false, false, false]}, {"polar.radialaxis.range": [0, 15.75], "title.text": "Weekly Movie Releases: Crime"}], "label": "Crime", "method": "update"}, {"args": [{"r[0]": [[12.6]], "r[1]": [[12.6]], "r[2]": [[12.6]], "r[3]": [[12.6]], "r[4]": [[12.6]], "visible": [true, true, true, true, true, false, false, false, false, false, false, true, false, false, false]}, {"polar.radialaxis.range": [0, 12.6], "title.text": "Weekly Movie Releases: Thriller"}], "label": "Thriller", "method": "update"}, {"args": [{"r[0]": [[15.75]], "r[1]": [[15.75]], "r[2]": [[15.75]], "r[3]": [[15.75]], "r[4]": [[15.75]], "visible": [true, true, true, true, true, false, false, false, false, false, false, false, true, false, false]}, {"polar.radialaxis.range": [0, 15.75], "title.text": "Weekly Movie Releases: Horror"}], "label": "Horror", "method": "update"}, {"args": [{"r[0]": [[10.5]], "r[1]": [[10.5]], "r[2]": [[10.5]], "r[3]": [[10.5]], "r[4]": [[10.5]], "visible": [true, true, true, true, true, false, false, false, false, false, false, false, false, true, false]}, {"polar.radialaxis.range": [0, 10.5], "title.text": "Weekly Movie Releases: Adventure"}], "label": "Adventure", "method": "update"}, {"args": [{"r[0]": [[12.6]], "r[1]": [[12.6]], "r[2]": [[12.6]], "r[3]": [[12.6]], "r[4]": [[12.6]], "visible": [true, true, true, true, true, false, false, false, false, false, false, false, false, false, true]}, {"polar.radialaxis.range": [0, 12.6], "title.text": "Weekly Movie Releases: Mystery"}], "label": "Mystery", "method": "update"}], "direction": "down", "font": {"size": 11}, "pad": {"r": 10, "t": 10}, "showactive": true, "x": 0.01, "xanchor": "left", "y": 1.18, "yanchor": "top"}], "width": 900}}
